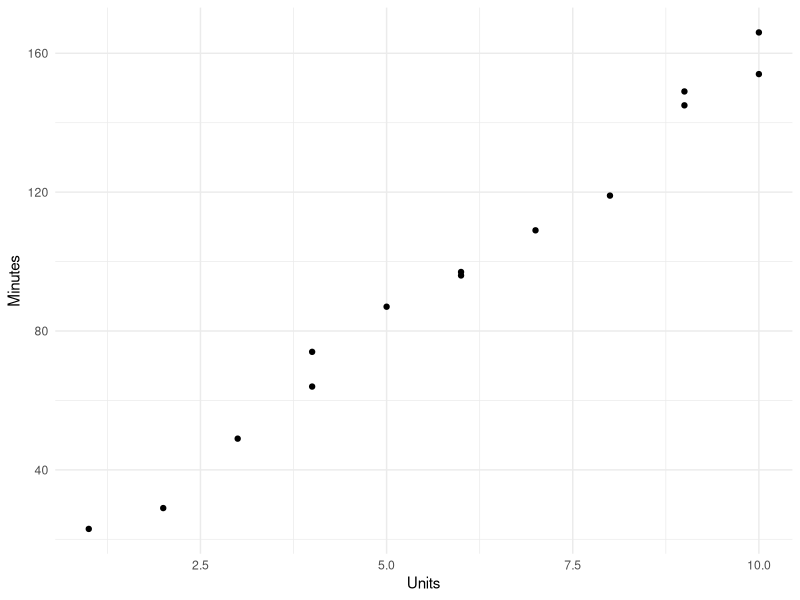
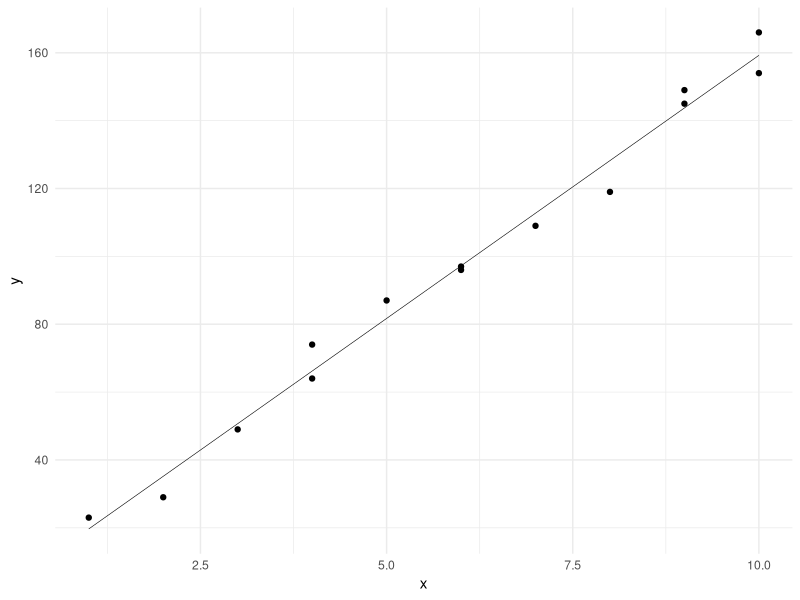
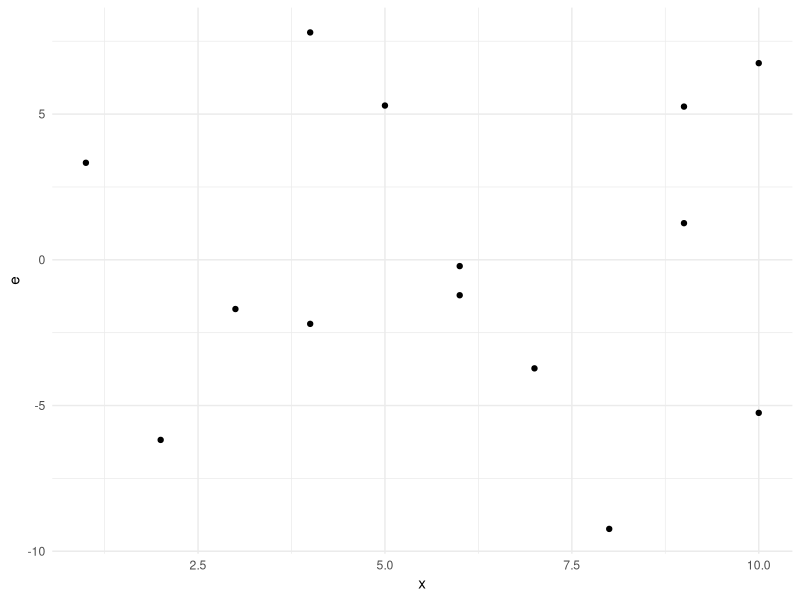
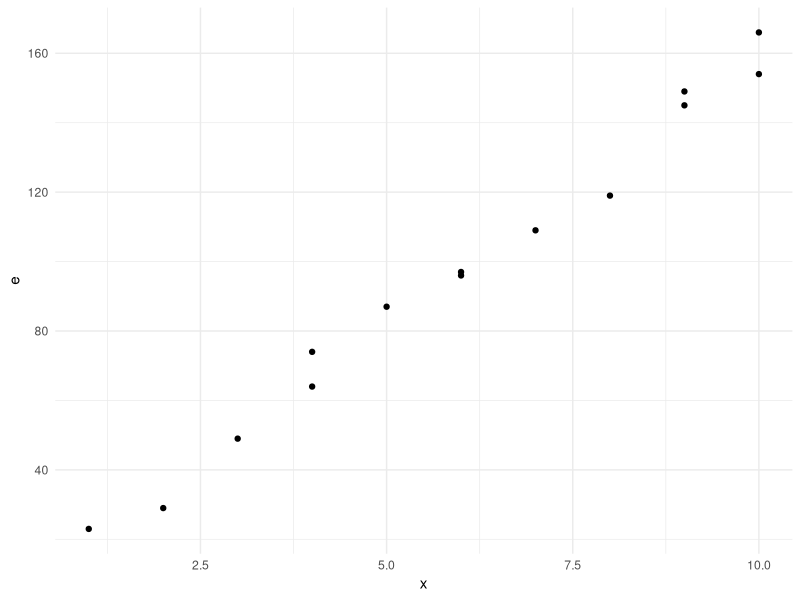
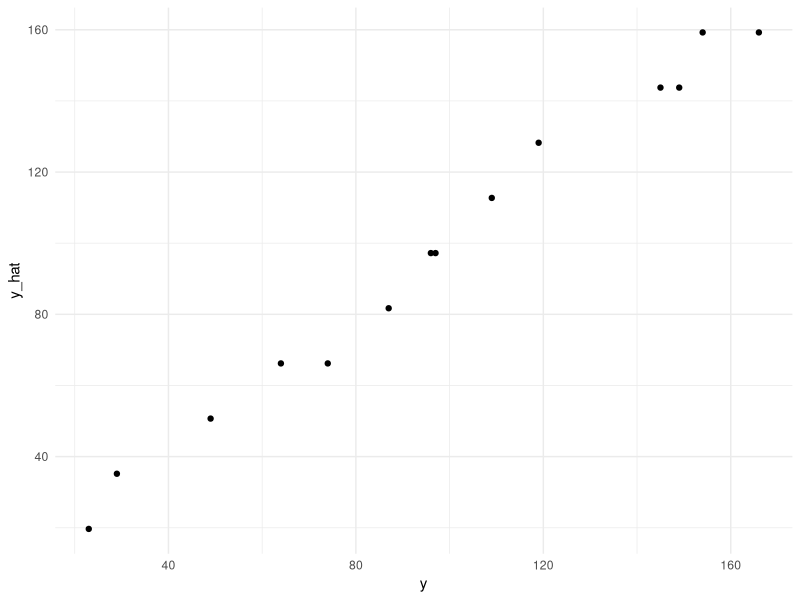
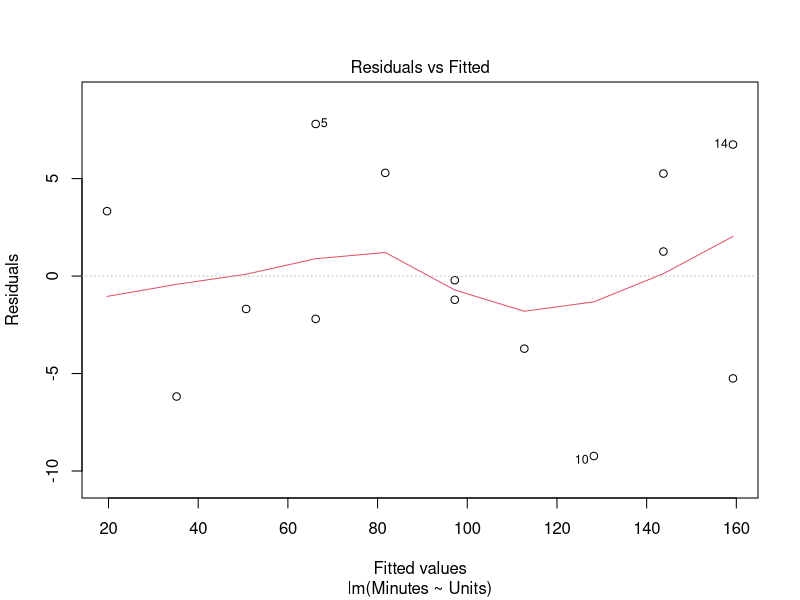
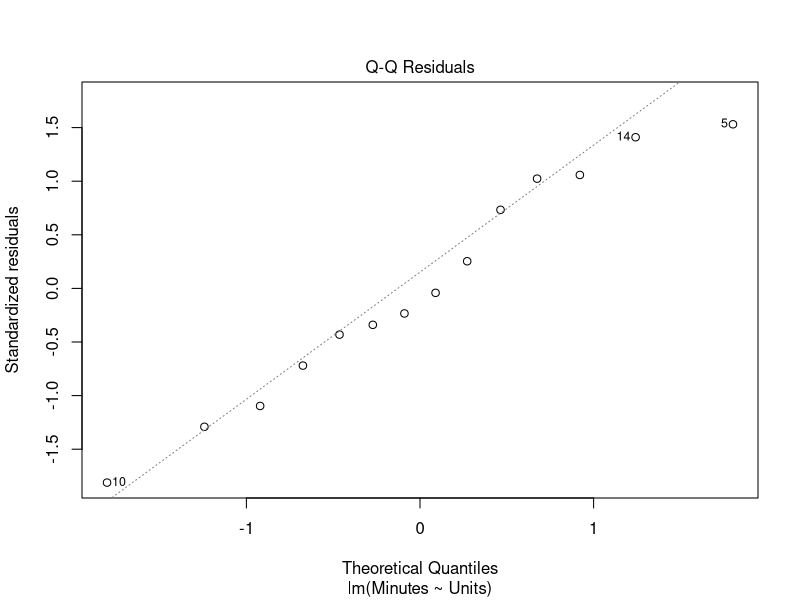
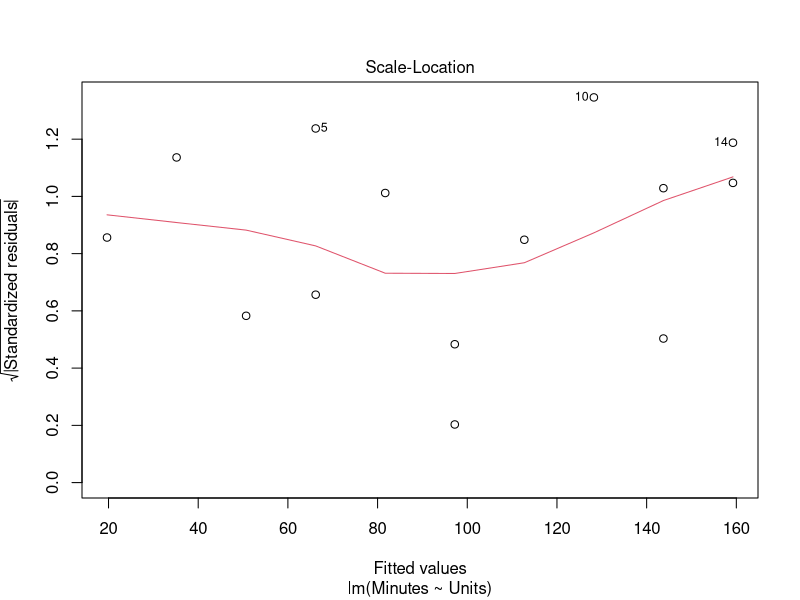

R code for these plots, in order:
## ---- chunk 1
library(tidyverse)
theme_set(theme_minimal())
## ---- chunk 2
# Computer Repair Dataset

df <- read_delim("data/P031.txt", "\t", 
                 escape_double = FALSE, 
                 col_types = cols(Minutes = col_integer(), 
                                  Units = col_integer()), 
                 trim_ws = TRUE)

head(df)
## ---- chunk 3
ggplot(df, aes(Units, Minutes)) + 
  geom_point() + 
  theme_minimal()
## ---- chunk 4
cov(df$Units, df$Minutes)
## ---- chunk 5
cor(df$Units, df$Minutes)
## ---- chunk 6
(covariance <- cov(df$Units, df$Minutes))
(variance_x <- var(df$Units))
(beta_hat_1 <- covariance / variance_x)
## ---- chunk 7
table_2.7 <- df %>% 
  rename(x = Units, y = Minutes) %>% 
  mutate(y_hat = 4.162 + (15.509 * x), 
         e = y - y_hat)

table_2.7
## ---- chunk 8
table_2.7 %>% 
  ggplot(aes(x, y)) + 
  geom_point() + 
  geom_line(aes(x, y_hat), size = 0.2) +
  theme_minimal()
## ---- chunk 9
table_2.7 %>% 
  ggplot(aes(x, e)) + 
  geom_point() + 
  theme_minimal()
## ---- chunk 10
df2 <- table_2.7[,c(1, 2)] %>% 
  mutate(y_hat = 0 * x, 
         e = y - y_hat)

df2

df2 %>% 
  ggplot(aes(x, e)) + 
  geom_point() + 
  theme_minimal()
## ---- chunk 11
model <- lm(Minutes ~ Units, data = df)

model

summary(model)
## ---- chunk 12
15.509 / 0.505
## ---- chunk 13
table_2.7 %>% 
  ggplot(aes(y, y_hat)) + 
  geom_point() + 
  theme_minimal()
## ---- chunk 14
plot(model)
## ---- chunk 15
# Var(Y) and Var(X)

var(df$Minutes)
var(df$Units)
## ---- chunk 16
sum(df$Minutes - mean(df$Minutes))

# Comes out close to 0
## ---- chunk 17
# a) 

# Test statistic: 
t1 <- (15.509 - 15) / 0.505

# Critical value:
t <- 2 * qt(0.05, 12)

t < t1 # Significant? No
## ---- chunk 18
df_2.10 <- read_delim("data/P052.txt", "\t", 
    escape_double = FALSE, trim_ws = TRUE)

df_2.10 <- df_2.10 %>% rename(X = Husband, Y = Wife)
## ---- chunk 19
df_2.10 %>% 
  ggplot(aes(X, Y)) + 
  geom_point() + 
  theme_minimal() 
## ---- chunk 20
# Reverse X and Y
df_2.10 %>% 
  ggplot(aes(Y, X)) +
  geom_point() +
  theme_minimal() 
## ---- chunk 21
# See what it looks like if both scales start at 0

df_2.10 %>% 
  ggplot(aes(X, Y)) + 
  geom_point() + 
  theme_minimal() + 
  scale_x_continuous(limits = c(0, NA)) + 
  scale_y_continuous(limits = c(0, NA))
## ---- chunk 22
# a) Covariance
cov(df_2.10$X, df_2.10$Y)
## ---- chunk 23
# b) Covariance if heights are measured in inches

df_2.10 <- df_2.10 %>% 
  mutate(X_inch = X / 2.54, 
         Y_inch = Y / 2.54)

cov(df_2.10$X_inch, df_2.10$Y_inch)
## ---- chunk 24
# c) Correlation CM
cor(df_2.10$X, df_2.10$Y)
## ---- chunk 25
# d) Correlation Inches
cor(df_2.10$X_inch, df_2.10$Y_inch)
## ---- chunk 26
# e) Correlation if every man married a woman exactly 5cm shorter than him
df_2.10 <- df_2.10 %>% 
  mutate(Y_5cm = X - 5)

cor(df_2.10$X, df_2.10$Y_5cm) # 1

## ---- chunk 27
# f) Which should be response variable? 

#     Mathematically shouldn't make a difference. Comes down to social knowledge. Let's keep Y as response, wife's height 

## ---- chunk 28
# g) Fit model, test null hypothesis that slope is 0. 

model_2.10 <- lm(Y ~ X, data = df_2.10)
summary(model_2.10)

## ---- chunk 29
# Hypothesis that slope is 0

# Probability of t value
pt(-11.458, 94) * 2

# Result is significant (as shown above, minuscule p-value)
## ---- chunk 30
# Model the other way

predict_husband <- lm(X ~ Y, data = df_2.10)
summary(predict_husband)
## ---- chunk 31
df_2.12 <- read_delim("data/P054.txt", "\t", 
    escape_double = FALSE, trim_ws = TRUE)
df_2.12
## ---- chunk 32
# a) Scatterplot

df_2.12 %>% 
  ggplot(aes(Daily, Sunday)) + 
  geom_point() + 
  geom_smooth(method = "lm") +
  scale_x_continuous(limits = c(0, NA)) + 
  scale_y_continuous(limits = c(0, NA)) +
  theme_minimal()
## ---- chunk 33
# b) Fit model

model_news <- lm(Sunday ~ Daily, data = df_2.12)
summary(model_news)
## ---- chunk 34
# c) Obtain 95% confint for the coefficients
#     User r confint, default level = 0.95

confint(model_news)
## ---- chunk 35
# d) Is there justification? Yes, don't need to do full hypothesis test. R tells us p-value that slope != 0 is <2e-16. 

# e) What proportion of Sunday variability is accounted for by daily circulation? 

summary(model_news)$adj.r.squared # 91.5%
## ---- chunk 36
# f) Provide an estimate (95% level) of the average Sunday circulation of newspapers with daily circulation of 500,000.

## ---- chunk 37
(mu_hat_0 <- summary(model_news)$coefficients[1] + summary(model_news)$coefficients[2] * 500)
## ---- chunk 38
new_dat <- data.frame(Daily = 500)
predict(model_news, newdata = new_dat, interval = "confidence")
## ---- chunk 39
# Plot this

df_2.12 %>% 
  ggplot(aes(Daily, Sunday)) + 
  geom_point() + 
  geom_smooth(method = "lm") + 
  scale_x_continuous(limits = c(0, NA)) + 
  scale_y_continuous(limits = c(0, NA)) +
  theme_minimal() + 
  geom_segment(aes(500, 644, xend = 500, yend = 723), color = "darkred") + 
  geom_point(aes(500, 684), size = 2, color = "darkred") + 
  labs(title = "Point estimate and confidence limits", 
       subtitle = "For mean Sunday if Daily = 500 (thousand)")
## ---- chunk 40
# g) Predicted Sunday circulation for a given newspaper. Point estimate will be the same as above, but will use "prediction intervals" instead of "confidence intervals". 

new_dat <- data.frame(Daily = 500)
predict(model_news, newdata = new_dat, interval = "prediction")
## ---- chunk 41
# Plot this

df_2.12 %>% 
  ggplot(aes(Daily, Sunday)) + 
  geom_point() + 
  geom_smooth(method = "lm") + 
  scale_x_continuous(limits = c(0, NA)) + 
  scale_y_continuous(limits = c(0, NA)) +
  theme_minimal() + 
  geom_segment(aes(500, 457, xend = 500, yend = 910), color = "darkred") + 
  geom_point(aes(500, 684), size = 2, color = "darkred") + 
  labs(title = "Point estimate and prediction limits", 
       subtitle = "For Sunday circulation of given paper with Daily = 500 (thousand)")
## ---- chunk 42
# h) Prediction for another paper with daily circulation of 2000 (i.e 2,000,000)

new_dat <- data.frame(Daily = 2000)
predict(model_news, newdata = new_dat, interval = "prediction")
## ---- chunk 43
# Plot this

df_2.12 %>% 
  ggplot(aes(Daily, Sunday)) + 
  geom_point() + 
  geom_smooth(method = "lm") + 
  scale_x_continuous(limits = c(0, NA)) + 
  scale_y_continuous(limits = c(0, NA)) +
  theme_minimal() + 
  geom_segment(aes(2000, 2373, xend = 2000, yend = 3013), color = "darkred") + 
  geom_point(aes(2000, 2693), size = 2, color = "darkred") + 
  labs(title = "Point estimate and prediction limits: out of sample", 
       subtitle = "For Sunday circulation of given paper with Daily = 2000 (thousand)")
